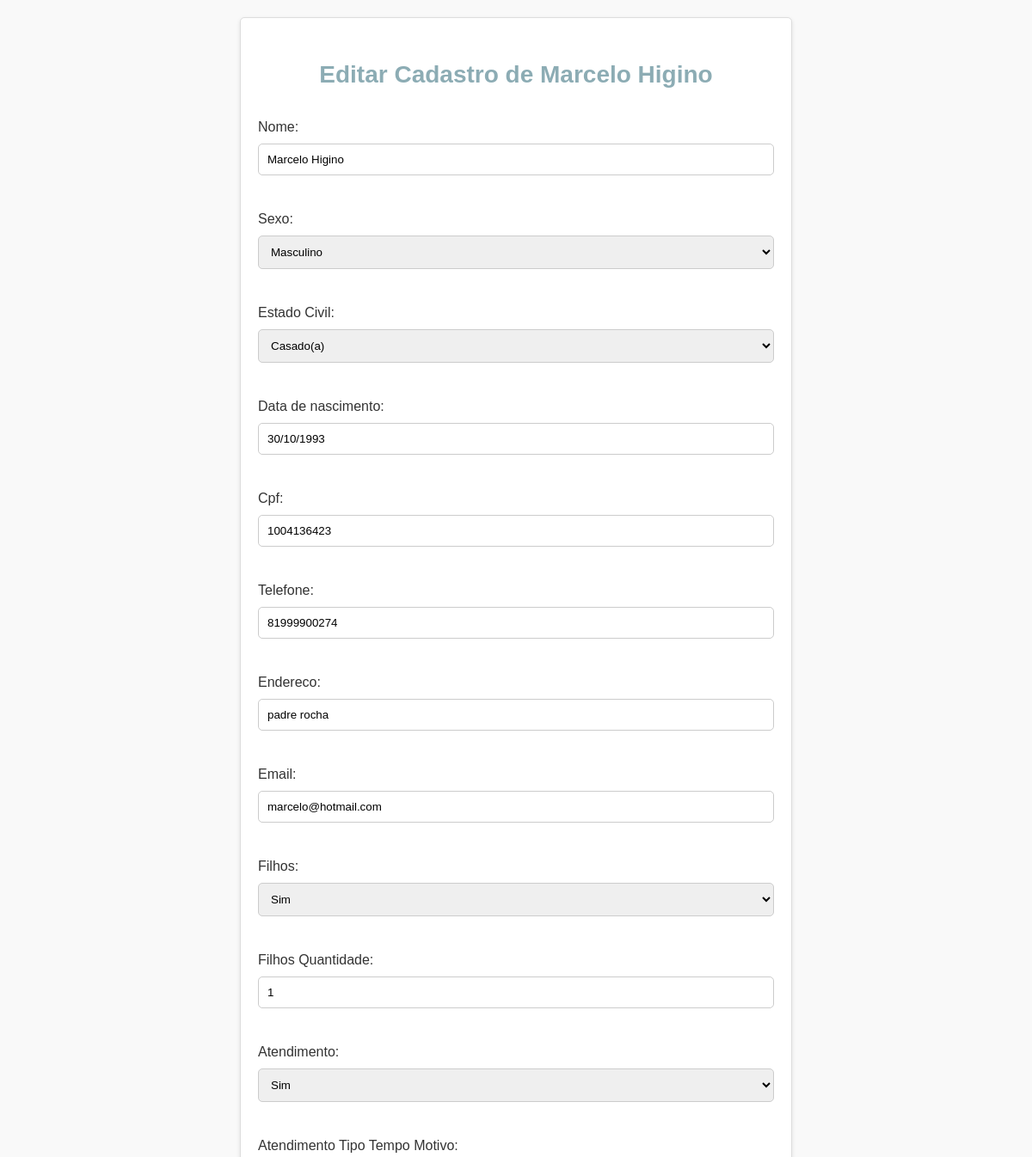
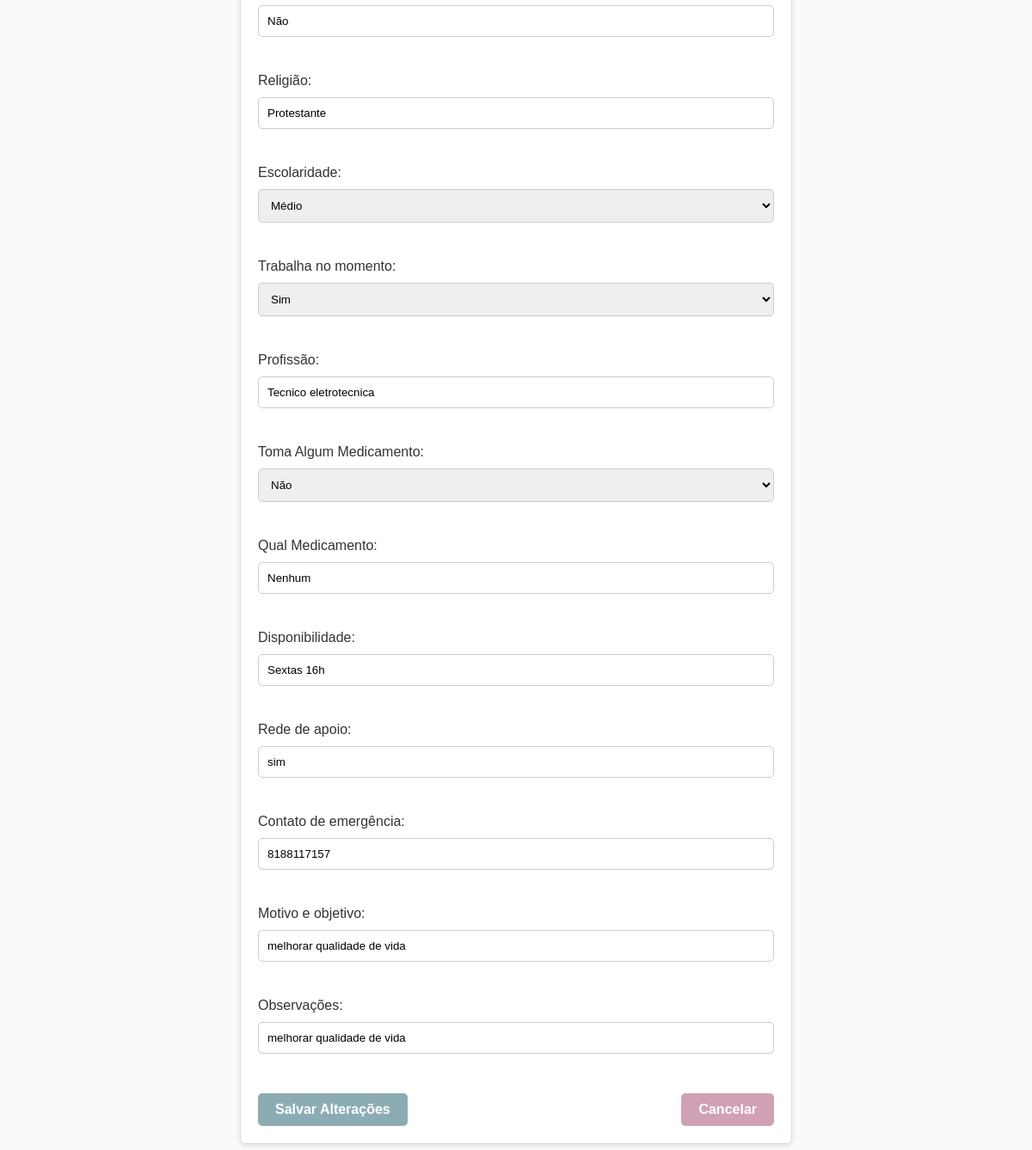
The page /pacientes/pacientes/editar/27/ (signed in) on the database its author committed (2 pictures, top to bottom).
### pacientes/models.py (models this page shows, shortened)
class Paciente(models.Model):
    usuario = models.ForeignKey(User, on_delete=models.CASCADE)  # Vincula ao usuário
    nome = models.CharField(max_length=100)
    telefone = models.CharField(max_length=15)
    endereco = models.CharField(max_length=255)
    data_de_nascimento = models.DateField(null=True, blank=True)
    cpf = models.CharField(max_length=11, unique=True)
    sexo = models.CharField(max_length=10, choices=[('Masc', 'Masculino'), ('Fem', 'Feminino'), ('O', 'Outro')])
    email = models.EmailField()
    estado_Civil = models.CharField(max_length=255, choices=[('Não Informado', 'Não Informado'), ('Casado(a)', 'Casado(a)'), ('Solteiro(a)', 'Solteiro(a)'), ('Divorciado(a)', 'Divorciado(a)'), ('Viúvo(a)', 'Viúvo(a)')])
    filhos = models.CharField(max_length=10, choices=[('Sim', 'Sim'), ('Não', 'Não')])
    filhos_Quantidade = models.CharField(max_length=10)
    atendimento= models.CharField(max_length=10, choices=[('Sim', 'Sim'), ('Não', 'Não')])
    atendimento_Tipo_Tempo_Motivo = models.CharField(max_length=500)
    religião = models.CharField(max_length=20)
    escolaridade = models.CharField(max_length=255, choices=[('Fundamental', 'Fundamental'), ('Médio', 'Médio'), ('Superior Completo', 'Superior Completo'), ('Superior incompleto', 'Superior incompleto'), ('Pós-Grauação', 'Pós-Graduação'), ('Mestrado', 'Mestrado'), ('Dotourado', 'Dotourado')])
    trabalha_no_momento = models.CharField(max_length=10, choices=[('Sim', 'Sim'), ('Não', 'Não')])
    profissão = models.CharField(max_length=50)
    toma_Algum_Medicamento =models.CharField(max_length=10, choices=[('Sim', 'Sim'), ('Não', 'Não')])
    qual_Medicamento =  models.CharField(max_length=100)
    Disponibilidade = models.CharField(max_length=100)
    rede_de_apoio = models.CharField(max_length=255)
    contato_de_emergência = models.CharField(max_length=100)
    motivo_e_objetivo = models.CharField(max_length=500)
    observações = models.CharField(max_length=1000)

### pacientes/views.py (the view)
# urls.py: path('pacientes/editar/<int:paciente_id>/', editar_paciente, name='editar_paciente'),  # URL para edição
@login_required
def editar_paciente(request, paciente_id):
    paciente = get_object_or_404(Paciente, id=paciente_id)  # Busca o paciente pelo ID ou retorna erro 404
    if request.method == 'POST':
        form = PacienteForm(request.POST, instance=paciente)  # Atualiza o objeto com novos dados
        if form.is_valid():
            form.save()
            return redirect('listar_pacientes')  # Redireciona para a lista de pacientes após a atualização
    else:
        form = PacienteForm(instance=paciente)  # Exibe o formulário com os dados atuais do paciente
    return render(request, 'pacientes/editar_paciente.html', {'form': form, 'paciente': paciente})

### pacientes/forms.py
class PacienteForm(forms.ModelForm):
    class Meta:
        model = Paciente
        fields = ['nome', 'sexo', 'estado_Civil', 'data_de_nascimento', 'cpf', 'telefone', 'endereco', 'email', 'filhos', 'filhos_Quantidade', 'atendimento', 'atendimento_Tipo_Tempo_Motivo', 'religião', 'escolaridade', 'trabalha_no_momento', 'profissão', 'toma_Algum_Medicamento', 'qual_Medicamento', 'Disponibilidade', 'rede_de_apoio', 'contato_de_emergência', 'motivo_e_objetivo', 'observações' ]

### pacientes/templates/pacientes/editar_paciente.html (shortened to what this page needs)
<!DOCTYPE html>
<html lang="pt-br">
<head>
    {% load static %}
    <link rel="stylesheet" href="{% static 'css/styles.css' %}">
</head>
<body>
    <div class="container">
        <h2>Editar Cadastro de {{ paciente.nome }}</h2>
        <form method="post" class="form-edit">
            {{ form.as_p }}
            <div class="button-group">
                <button type="submit" class="btn-save">Salvar Alterações</button>
                <a href="{% url 'listar_pacientes' %}" class="btn-cancel">Cancelar</a>
            </div>
        </form>
    </div>
</body>
</html>

### static/css/styles.css (style rules this page uses)
h2 { text-align: center; color: #333; font-size: 28px; margin-top: 30px; }
body { font-family: Arial, sans-serif; background-color: #f9f9f9; color: #333; padding: 20px; margin: 0; }
.container { max-width: 600px; margin: 0 auto; padding: 20px; background-color: #fff; border: 1px solid #ddd; border-radius: 5px; box-shadow: 0 2px 5px rgba(0, 0, 0, 0.1); }
h2 { text-align: center; color: #8cacb4; font-weight: bold; margin-bottom: 20px; }
.form-edit { display: flex; flex-direction: column; }
.button-group { display: flex; justify-content: space-between; margin-top: 20px; }
.btn-save, .btn-cancel { padding: 10px 20px; border: none; border-radius: 5px; cursor: pointer; font-size: 16px; font-weight: bold; transition: background-color 0.3s; text-align: center; }
.btn-save { background-color: #8cacb4; color: #fff; }
.btn-cancel { background-color: #d0a0b4; color: #fff; text-decoration: none; display: inline-block; text-align: center; }
.form-edit input[type="text"], .form-edit input[type="email"], .form-edit input[type="date"], .form-edit select { width: 100%; padding: 10px; margin: 10px 0; border: 1px solid #ccc; border-radius: 5px; box-sizing: border-box; }

### rows shown on the page
Paciente: nome "Marcelo Higino", sexo "Masculino", estado_Civil "Casado(a)", data_de_nascimento "30/10/1993", cpf "1004136423", telefone "81999900274", endereco "padre rocha", email "marcelo@hotmail.com", filhos "Sim", filhos_Quantidade "1", atendimento "Sim", atendimento_Tipo_Tempo_Motivo "Não", religião "Protestante", escolaridade "Médio", trabalha_no_momento "Sim", profissão "Tecnico eletrotecnica", toma_Algum_Medicamento "Não", qual_Medicamento "Nenhum", Disponibilidade "Sextas 16h", rede_de_apoio "sim", contato_de_emergência "8188117157", motivo_e_objetivo "melhorar qualidade de vida", observações "melhorar qualidade de vida"
